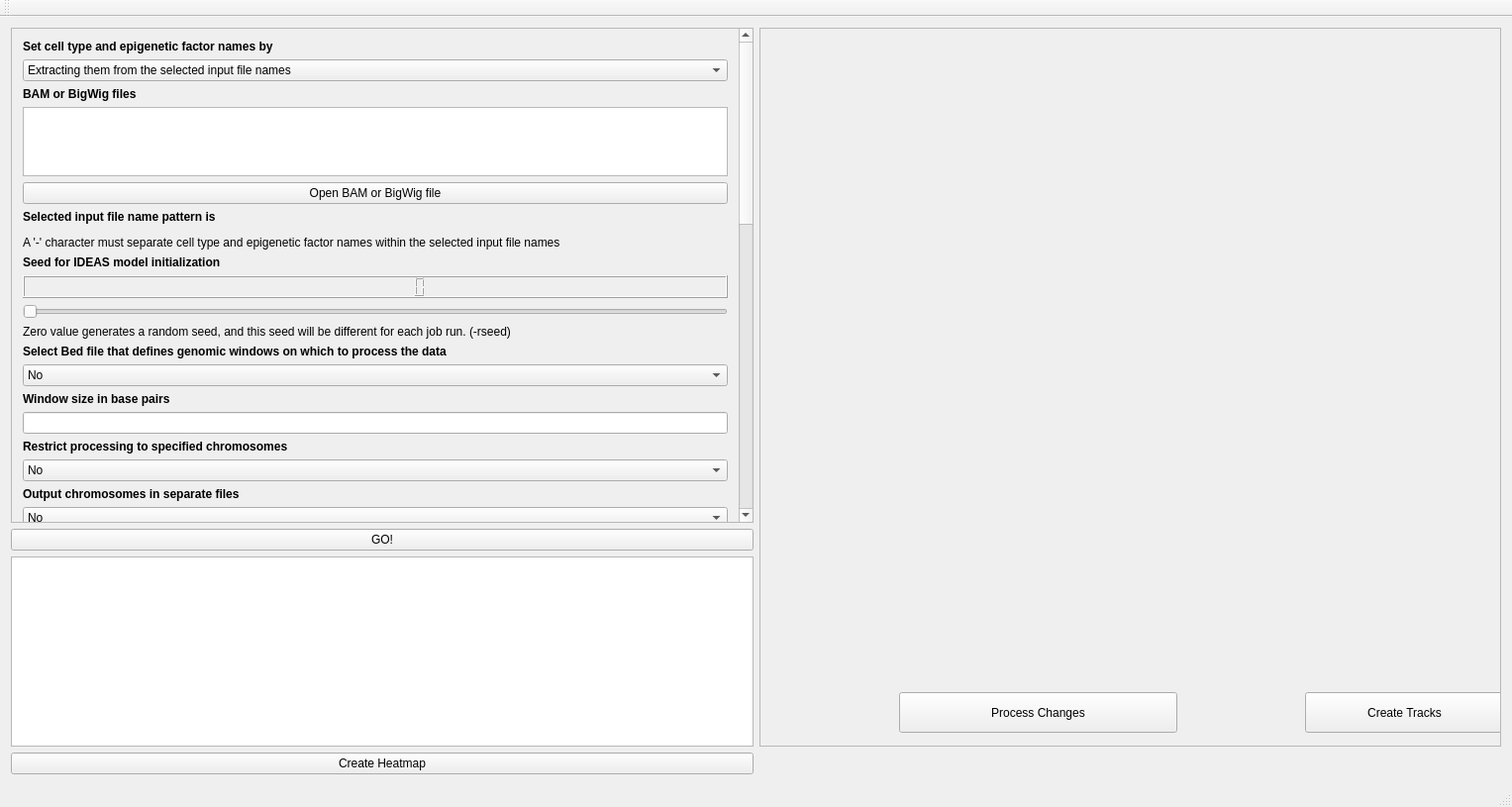
<?xml version="1.0" encoding="UTF-8"?>
<ui version="4.0">
 <class>IDEAS</class>
 <widget class="QMainWindow" name="IDEAS">
  <property name="geometry">
   <rect>
    <x>0</x>
    <y>0</y>
    <width>1527</width>
    <height>815</height>
   </rect>
  </property>
  <property name="windowTitle">
   <string>IDEAS</string>
  </property>
  <widget class="QWidget" name="centralWidget">
   <layout class="QGridLayout" name="gridLayout">
    <item row="1" column="0">
     <widget class="QPushButton" name="goButton">
      <property name="text">
       <string>GO!</string>
      </property>
     </widget>
    </item>
    <item row="2" column="0">
     <widget class="QTextEdit" name="outputTextEdit">
      <property name="sizePolicy">
       <sizepolicy hsizetype="Minimum" vsizetype="Minimum">
        <horstretch>0</horstretch>
        <verstretch>0</verstretch>
       </sizepolicy>
      </property>
     </widget>
    </item>
    <item row="0" column="0">
     <widget class="QScrollArea" name="scrollArea">
      <property name="minimumSize">
       <size>
        <width>540</width>
        <height>0</height>
       </size>
      </property>
      <property name="widgetResizable">
       <bool>true</bool>
      </property>
      <widget class="QWidget" name="scrollAreaWidgetContents">
       <property name="geometry">
        <rect>
         <x>0</x>
         <y>0</y>
         <width>736</width>
         <height>1325</height>
        </rect>
       </property>
       <layout class="QGridLayout" name="gridLayout_2">
        <item row="0" column="0">
         <layout class="QVBoxLayout" name="verticalLayout">
          <item>
           <widget class="QLabel" name="Cell_Type_Label">
            <property name="font">
             <font>
              <weight>75</weight>
              <bold>true</bold>
             </font>
            </property>
            <property name="text">
             <string>Set cell type and epigenetic factor names by</string>
            </property>
           </widget>
          </item>
          <item>
           <widget class="QComboBox" name="cellType_comboBox">
            <item>
             <property name="text">
              <string>Extracting them from the selected input file names</string>
             </property>
            </item>
            <item>
             <property name="text">
              <string>Manually setting them for each selected input </string>
             </property>
            </item>
           </widget>
          </item>
          <item>
           <widget class="QLabel" name="BAM_Label">
            <property name="font">
             <font>
              <weight>75</weight>
              <bold>true</bold>
             </font>
            </property>
            <property name="text">
             <string>BAM or BigWig files</string>
            </property>
           </widget>
          </item>
          <item>
           <widget class="QTextBrowser" name="textBrowser">
            <property name="html">
             <string>&lt;!DOCTYPE HTML PUBLIC &quot;-//W3C//DTD HTML 4.0//EN&quot; &quot;http://www.w3.org/TR/REC-html40/strict.dtd&quot;&gt;
&lt;html&gt;&lt;head&gt;&lt;meta name=&quot;qrichtext&quot; content=&quot;1&quot; /&gt;&lt;style type=&quot;text/css&quot;&gt;
p, li { white-space: pre-wrap; }
&lt;/style&gt;&lt;/head&gt;&lt;body style=&quot; font-family:'Sans Serif'; font-size:9pt; font-weight:400; font-style:normal;&quot;&gt;
&lt;p style=&quot;-qt-paragraph-type:empty; margin-top:0px; margin-bottom:0px; margin-left:0px; margin-right:0px; -qt-block-indent:0; text-indent:0px;&quot;&gt;&lt;br /&gt;&lt;/p&gt;&lt;/body&gt;&lt;/html&gt;</string>
            </property>
           </widget>
          </item>
          <item>
           <widget class="QPushButton" name="openFile">
            <property name="text">
             <string>Open BAM or BigWig file</string>
            </property>
           </widget>
          </item>
          <item>
           <widget class="QLabel" name="NamePattern_Label">
            <property name="font">
             <font>
              <weight>75</weight>
              <bold>true</bold>
             </font>
            </property>
            <property name="text">
             <string>Selected input file name pattern is</string>
            </property>
           </widget>
          </item>
          <item>
           <widget class="QFrame" name="frame">
            <property name="frameShape">
             <enum>QFrame::StyledPanel</enum>
            </property>
            <property name="frameShadow">
             <enum>QFrame::Raised</enum>
            </property>
            <widget class="QRadioButton" name="radioButton_2">
             <property name="geometry">
              <rect>
               <x>11</x>
               <y>38</y>
               <width>268</width>
               <height>21</height>
              </rect>
             </property>
             <property name="text">
              <string>Epigenetic factor name - Cell type name</string>
             </property>
            </widget>
            <widget class="QRadioButton" name="radioButton">
             <property name="geometry">
              <rect>
               <x>11</x>
               <y>11</y>
               <width>268</width>
               <height>21</height>
              </rect>
             </property>
             <property name="text">
              <string>Cell type name - Epigenetic factor name</string>
             </property>
             <property name="checked">
              <bool>true</bool>
             </property>
            </widget>
           </widget>
          </item>
          <item>
           <widget class="QLabel" name="A_characterLabel">
            <property name="text">
             <string>A '-' character must separate cell type and epigenetic factor names within the selected input file names</string>
            </property>
           </widget>
          </item>
          <item>
           <widget class="QLabel" name="seed_label">
            <property name="font">
             <font>
              <weight>75</weight>
              <bold>true</bold>
             </font>
            </property>
            <property name="text">
             <string>Seed for IDEAS model initialization</string>
            </property>
           </widget>
          </item>
          <item>
           <widget class="QLCDNumber" name="lcdNumber">
            <property name="font">
             <font>
              <weight>75</weight>
              <bold>true</bold>
              <stylestrategy>PreferDefault</stylestrategy>
             </font>
            </property>
            <property name="autoFillBackground">
             <bool>true</bool>
            </property>
            <property name="smallDecimalPoint">
             <bool>false</bool>
            </property>
            <property name="digitCount">
             <number>10</number>
            </property>
           </widget>
          </item>
          <item>
           <widget class="QSlider" name="seed_Slider">
            <property name="orientation">
             <enum>Qt::Horizontal</enum>
            </property>
           </widget>
          </item>
          <item>
           <widget class="QLabel" name="seedWarning_label">
            <property name="text">
             <string>Zero value generates a random seed, and this seed will be different for each job run. (-rseed)</string>
            </property>
           </widget>
          </item>
          <item>
           <widget class="QLabel" name="label_3">
            <property name="font">
             <font>
              <weight>75</weight>
              <bold>true</bold>
             </font>
            </property>
            <property name="text">
             <string>Select Bed file that defines genomic windows on which to process the data</string>
            </property>
           </widget>
          </item>
          <item>
           <widget class="QComboBox" name="bedFile_comboBox">
            <item>
             <property name="text">
              <string>No</string>
             </property>
            </item>
            <item>
             <property name="text">
              <string>Yes</string>
             </property>
            </item>
           </widget>
          </item>
          <item>
           <widget class="QLabel" name="label_4">
            <property name="font">
             <font>
              <weight>75</weight>
              <bold>true</bold>
             </font>
            </property>
            <property name="text">
             <string>Window size in base pairs</string>
            </property>
           </widget>
          </item>
          <item>
           <widget class="QLineEdit" name="lineEdit">
            <property name="maximumSize">
             <size>
              <width>16777211</width>
              <height>16777215</height>
             </size>
            </property>
           </widget>
          </item>
          <item>
           <widget class="QLabel" name="label">
            <property name="font">
             <font>
              <weight>75</weight>
              <bold>true</bold>
             </font>
            </property>
            <property name="text">
             <string>Restrict processing to specified chromosomes</string>
            </property>
           </widget>
          </item>
          <item>
           <widget class="QComboBox" name="bedFile_comboBox_2">
            <item>
             <property name="text">
              <string>No</string>
             </property>
            </item>
            <item>
             <property name="text">
              <string>Yes</string>
             </property>
            </item>
           </widget>
          </item>
          <item>
           <widget class="QLabel" name="label_2">
            <property name="font">
             <font>
              <weight>75</weight>
              <bold>true</bold>
             </font>
            </property>
            <property name="text">
             <string>Output chromosomes in separate files</string>
            </property>
           </widget>
          </item>
          <item>
           <widget class="QComboBox" name="bedFile_comboBox_3">
            <item>
             <property name="text">
              <string>No</string>
             </property>
            </item>
            <item>
             <property name="text">
              <string>Yes</string>
             </property>
            </item>
           </widget>
          </item>
          <item>
           <widget class="QLabel" name="label_5">
            <property name="text">
             <string>(-bychr)</string>
            </property>
           </widget>
          </item>
          <item>
           <widget class="QLabel" name="label_6">
            <property name="font">
             <font>
              <weight>75</weight>
              <bold>true</bold>
             </font>
            </property>
            <property name="text">
             <string>Calculate the signal in each genomic window using</string>
            </property>
           </widget>
          </item>
          <item>
           <widget class="QFrame" name="frame_2">
            <property name="frameShape">
             <enum>QFrame::StyledPanel</enum>
            </property>
            <property name="frameShadow">
             <enum>QFrame::Raised</enum>
            </property>
            <widget class="QRadioButton" name="radioButton_3">
             <property name="geometry">
              <rect>
               <x>10</x>
               <y>10</y>
               <width>59</width>
               <height>21</height>
              </rect>
             </property>
             <property name="text">
              <string>mean</string>
             </property>
             <property name="checked">
              <bool>true</bool>
             </property>
            </widget>
            <widget class="QRadioButton" name="radioButton_4">
             <property name="geometry">
              <rect>
               <x>10</x>
               <y>37</y>
               <width>52</width>
               <height>21</height>
              </rect>
             </property>
             <property name="text">
              <string>max</string>
             </property>
            </widget>
           </widget>
          </item>
          <item>
           <widget class="QLabel" name="label_7">
            <property name="font">
             <font>
              <weight>75</weight>
              <bold>true</bold>
             </font>
            </property>
            <property name="text">
             <string>Select file(s) containing regions to exclude</string>
            </property>
           </widget>
          </item>
          <item>
           <widget class="QLineEdit" name="lineEdit_12"/>
          </item>
          <item>
           <widget class="QPushButton" name="bedButton">
            <property name="text">
             <string>Open .bed file</string>
            </property>
           </widget>
          </item>
          <item>
           <widget class="QLabel" name="label_8">
            <property name="font">
             <font>
              <weight>75</weight>
              <bold>true</bold>
             </font>
            </property>
            <property name="text">
             <string>Use log2(x+number) transformation</string>
            </property>
           </widget>
          </item>
          <item>
           <widget class="QLineEdit" name="lineEdit_2"/>
          </item>
          <item>
           <widget class="QLabel" name="label_18">
            <property name="text">
             <string>Zero value means no log2 transform</string>
            </property>
           </widget>
          </item>
          <item>
           <widget class="QLabel" name="label_9">
            <property name="font">
             <font>
              <weight>75</weight>
              <bold>true</bold>
             </font>
            </property>
            <property name="text">
             <string>Maximum number of states to be inferred</string>
            </property>
           </widget>
          </item>
          <item>
           <widget class="QLineEdit" name="lineEdit_3"/>
          </item>
          <item>
           <widget class="QLabel" name="label_19">
            <property name="text">
             <string>Zero value sets the max to be infinite</string>
            </property>
           </widget>
          </item>
          <item>
           <widget class="QLabel" name="label_10">
            <property name="font">
             <font>
              <weight>75</weight>
              <bold>true</bold>
             </font>
            </property>
            <property name="text">
             <string>Initial number of states</string>
            </property>
           </widget>
          </item>
          <item>
           <widget class="QLineEdit" name="lineEdit_4"/>
          </item>
          <item>
           <widget class="QLabel" name="label_20">
            <property name="text">
             <string>Zero value has no affect</string>
            </property>
           </widget>
          </item>
          <item>
           <widget class="QLabel" name="label_11">
            <property name="font">
             <font>
              <weight>75</weight>
              <bold>true</bold>
             </font>
            </property>
            <property name="text">
             <string>Maximum number of position classes to be inferred</string>
            </property>
           </widget>
          </item>
          <item>
           <widget class="QLineEdit" name="lineEdit_5"/>
          </item>
          <item>
           <widget class="QLabel" name="label_21">
            <property name="text">
             <string>Zero value sets the max to be infinite</string>
            </property>
           </widget>
          </item>
          <item>
           <widget class="QLabel" name="label_12">
            <property name="font">
             <font>
              <weight>75</weight>
              <bold>true</bold>
             </font>
            </property>
            <property name="text">
             <string>Maximum number of cell type clusters allowed</string>
            </property>
           </widget>
          </item>
          <item>
           <widget class="QLineEdit" name="lineEdit_6"/>
          </item>
          <item>
           <widget class="QLabel" name="label_22">
            <property name="text">
             <string>Zero value has no affect</string>
            </property>
           </widget>
          </item>
          <item>
           <widget class="QLabel" name="label_13">
            <property name="font">
             <font>
              <weight>75</weight>
              <bold>true</bold>
             </font>
            </property>
            <property name="text">
             <string>Prior concentration</string>
            </property>
           </widget>
          </item>
          <item>
           <widget class="QLineEdit" name="lineEdit_7"/>
          </item>
          <item>
           <widget class="QLabel" name="label_23">
            <property name="text">
             <string>Zero value results in the default value: sqrt(number of cell types)</string>
            </property>
           </widget>
          </item>
          <item>
           <widget class="QLabel" name="label_14">
            <property name="font">
             <font>
              <weight>75</weight>
              <bold>true</bold>
             </font>
            </property>
            <property name="text">
             <string>Number of burnin steps</string>
            </property>
           </widget>
          </item>
          <item>
           <widget class="QLineEdit" name="lineEdit_8"/>
          </item>
          <item>
           <widget class="QLabel" name="label_15">
            <property name="font">
             <font>
              <weight>75</weight>
              <bold>true</bold>
             </font>
            </property>
            <property name="text">
             <string>Number of maximization steps</string>
            </property>
           </widget>
          </item>
          <item>
           <widget class="QLineEdit" name="lineEdit_9"/>
          </item>
          <item>
           <widget class="QLabel" name="label_16">
            <property name="font">
             <font>
              <weight>75</weight>
              <bold>true</bold>
             </font>
            </property>
            <property name="text">
             <string>Minimum standard deviation for the emission Gaussian distribution</string>
            </property>
           </widget>
          </item>
          <item>
           <widget class="QLineEdit" name="lineEdit_10"/>
          </item>
          <item>
           <widget class="QLabel" name="label_24">
            <property name="text">
             <string>Zero value results in the default value: 0.5</string>
            </property>
           </widget>
          </item>
          <item>
           <widget class="QLabel" name="label_17">
            <property name="font">
             <font>
              <weight>75</weight>
              <bold>true</bold>
             </font>
            </property>
            <property name="text">
             <string>Maximum standard deviation for the emission Gaussian distribution</string>
            </property>
           </widget>
          </item>
          <item>
           <widget class="QLineEdit" name="lineEdit_11"/>
          </item>
          <item>
           <widget class="QLabel" name="label_25">
            <property name="text">
             <string>Zero value results in the default value: 1000000</string>
            </property>
           </widget>
          </item>
         </layout>
        </item>
       </layout>
      </widget>
     </widget>
    </item>
    <item row="0" column="1" rowspan="3">
     <widget class="QScrollArea" name="scrollArea_2">
      <property name="minimumSize">
       <size>
        <width>200</width>
        <height>200</height>
       </size>
      </property>
      <property name="widgetResizable">
       <bool>true</bool>
      </property>
      <widget class="QWidget" name="scrollAreaWidgetContents_4">
       <property name="geometry">
        <rect>
         <x>0</x>
         <y>0</y>
         <width>749</width>
         <height>707</height>
        </rect>
       </property>
       <widget class="QLabel" name="ImageLabel">
        <property name="geometry">
         <rect>
          <x>0</x>
          <y>30</y>
          <width>651</width>
          <height>501</height>
         </rect>
        </property>
        <property name="text">
         <string/>
        </property>
       </widget>
       <widget class="QWidget" name="horizontalLayoutWidget">
        <property name="geometry">
         <rect>
          <x>29</x>
          <y>559</y>
          <width>491</width>
          <height>71</height>
         </rect>
        </property>
        <layout class="QHBoxLayout" name="horizontalLayout"/>
       </widget>
       <widget class="QPushButton" name="processChanges">
        <property name="geometry">
         <rect>
          <x>140</x>
          <y>670</y>
          <width>281</width>
          <height>41</height>
         </rect>
        </property>
        <property name="text">
         <string>Process Changes</string>
        </property>
       </widget>
       <widget class="QWidget" name="verticalLayoutWidget">
        <property name="geometry">
         <rect>
          <x>679</x>
          <y>20</y>
          <width>51</width>
          <height>521</height>
         </rect>
        </property>
        <layout class="QVBoxLayout" name="verticalLayout_2">
         <property name="spacing">
          <number>25</number>
         </property>
         <property name="sizeConstraint">
          <enum>QLayout::SetFixedSize</enum>
         </property>
         <property name="topMargin">
          <number>50</number>
         </property>
        </layout>
       </widget>
       <widget class="QPushButton" name="createTracksButton">
        <property name="geometry">
         <rect>
          <x>550</x>
          <y>670</y>
          <width>201</width>
          <height>41</height>
         </rect>
        </property>
        <property name="text">
         <string>Create Tracks</string>
        </property>
       </widget>
      </widget>
     </widget>
    </item>
    <item row="3" column="0">
     <widget class="QPushButton" name="createHeatMapButton">
      <property name="text">
       <string>Create Heatmap</string>
      </property>
     </widget>
    </item>
   </layout>
  </widget>
  <widget class="QMenuBar" name="menuBar">
   <property name="geometry">
    <rect>
     <x>0</x>
     <y>0</y>
     <width>1527</width>
     <height>20</height>
    </rect>
   </property>
  </widget>
  <widget class="QStatusBar" name="statusBar"/>
  <widget class="QToolBar" name="toolBar">
   <property name="windowTitle">
    <string>toolBar</string>
   </property>
   <attribute name="toolBarArea">
    <enum>TopToolBarArea</enum>
   </attribute>
   <attribute name="toolBarBreak">
    <bool>false</bool>
   </attribute>
  </widget>
 </widget>
 <layoutdefault spacing="6" margin="11"/>
 <resources/>
 <connections>
  <connection>
   <sender>seed_Slider</sender>
   <signal>valueChanged(int)</signal>
   <receiver>lcdNumber</receiver>
   <slot>display(int)</slot>
   <hints>
    <hint type="sourcelabel">
     <x>237</x>
     <y>338</y>
    </hint>
    <hint type="destinationlabel">
     <x>219</x>
     <y>338</y>
    </hint>
   </hints>
  </connection>
 </connections>
</ui>
